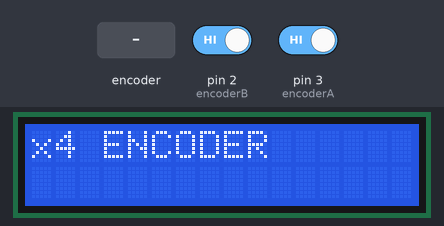
Bench run of a sketch on a simulated Arduino Uno, built with avr-gcc and run on an emulated ATmega328P. On the bench: 16×2 character LCD. Inputs (shaded band) come from the test bench; at power-on: pin 2 (encoderB) HIGH, pin 3 (encoderA) HIGH. What the sketch prints to the serial monitor is not drawn.

Above: at 2.2 s.
2.3 s: rotary encoder on pin 3 (encoderA) / pin 2 (encoderB) turned 3 steps (first pin leading)
At 3.4 s:
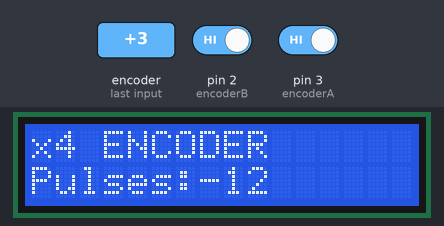
4.4 s: rotary encoder on pin 3 (encoderA) / pin 2 (encoderB) turned 1 step (first pin leading)
At 5.7 s:
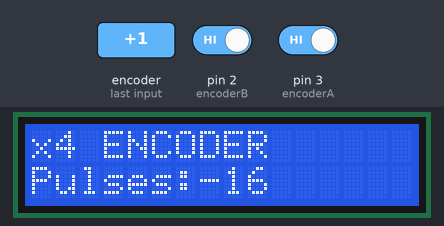
6.1 s: rotary encoder on pin 3 (encoderA) / pin 2 (encoderB) turned 1 step (first pin leading)
At 7.2 s:
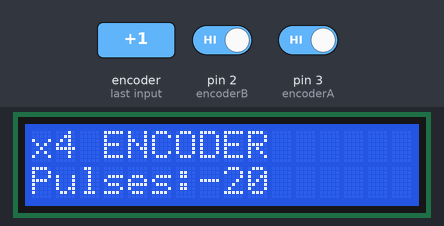
Timing chart, 0 to 9.1 s (numbered marks = the images above; inputs shaded):
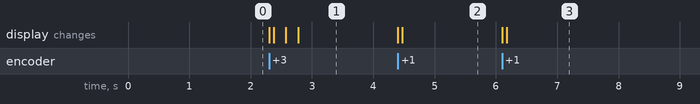

The sketch:

EncorderA_B_x4.ino
```cpp
#include<SoftwareSerial.h>
#include<LiquidCrystal.h>
LiquidCrystal lcd(8, 9, 4, 5, 6, 7);
int  adc_key_val[5] = {30, 150, 360, 535, 760 };
word lcd_key_input;
byte keyVal = 0;
unsigned int key = -1;
int NUM_KEYS = 5;
int pulses;                              //Output pulses.
int deg = 0;
int encoderA = 3;
int encoderB = 2;
const int pwm = 5;                      //Power of motor.
const int dir = 4;                       //Direction of the motor.
int pulsesChanged = 0;
#define total 980                        //x4 pulses per rotation.
#define motorSpeed 180                   //Change speed of the motor.

void setup() {
  lcd.begin(16, 2);
  Serial.begin(115200);
  pinMode(pwm, OUTPUT);
  pinMode(dir, OUTPUT);
  analogWrite(pwm, 0);                     //Make sure the motor in reset mode.
  digitalWrite(dir, HIGH);
  pinMode(encoderA, INPUT);
  pinMode(encoderB, INPUT);
  lcd.setCursor(0, 0);
  lcd.print("x4 ENCODER"); lcd.print("     ");
  delay(1000);
  waitAnyKeyPress();                       //Wait till lcd key pressed.
  attachInterrupt(0, A_CHANGE, CHANGE);
  attachInterrupt(1, B_CHANGE, CHANGE);

}//setup

void loop(){
  if(pulses==total){
    analogWrite(pwm,0);
    digitalWrite(dir,HIGH);
  }
  else{
    if(pulses>total){
      analogWrite(pwm,200);
      digitalWrite(dir,   LOW);


    }
    else if(pulses<total){
      analogWrite(pwm,200);
      digitalWrite(dir,HIGH);
    }
  }
  if (pulsesChanged != 0) {
    pulsesChanged = 0;
     lcd.setCursor(0, 1);
    lcd.print("Pulses:"); lcd.print(pulses); lcd.print("      ");
    Serial.println(pulses);
  }
}

void A_CHANGE(){
  if( digitalRead(encoderB) == 0 ) {
    if ( digitalRead(encoderA) == 0 ) {
      // A fell, B is low
      pulses--; // moving reverse
    } else {
      // A rose, B is low
      pulses++; // moving forward
    }
  }else {
    if ( digitalRead(encoderA) == 0 ) {
      // B fell, A is high
      pulses++; // moving reverse
    } else {
      // B rose, A is high
      pulses--; // moving forward
    }
  }
  pulsesChanged = 1;
}

void B_CHANGE(){
  if ( digitalRead(encoderA) == 0 ) {
    if ( digitalRead(encoderB) == 0 ) {
      // B fell, A is low
      pulses++; // moving forward
    } else {
      // B rose, A is low
      pulses--; // moving reverse
    }
 } else {
    if ( digitalRead(encoderB) == 0 ) {
      // B fell, A is high
      pulses--; // moving reverse
    } else {
      // B rose, A is high
      pulses++; // moving forward
    }
  }
  pulsesChanged = 1;
}
void waitAnyKeyPress(void)                          //Function that delay until any button of LCD pressed.
{
  while (1)
  {
    lcd_key_input = analogRead(0);
    int key = get_key(lcd_key_input);
    if (key != -1)
      break;
  }
}

int get_key(unsigned int input)                     //Function to recognize the LCD button.
{
  int k;

  for (k = 0; k < NUM_KEYS; k++)
  {
    if (input < adc_key_val[k])
    {

      return k;
    }
  }

  if (k >= NUM_KEYS)
    k = -1;     // No valid key pressed

  return k;
}
```

Measured:
- after the input at 2.3 s, the display: first changes at once (image 1 shows a later state)
- after the input at 4.4 s, the display: first changes at once (image 2 shows a later state)
- after the input at 6.1 s, the display: first changes at once (image 3 shows a later state)
